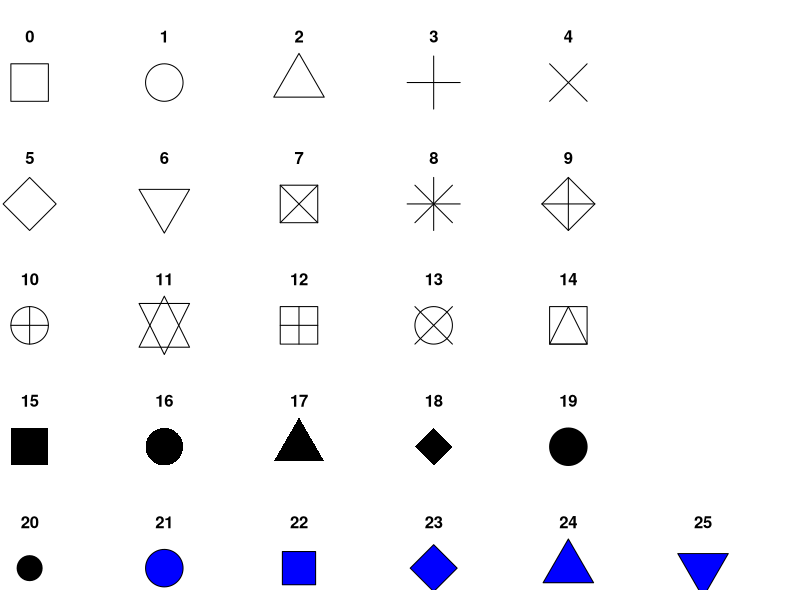
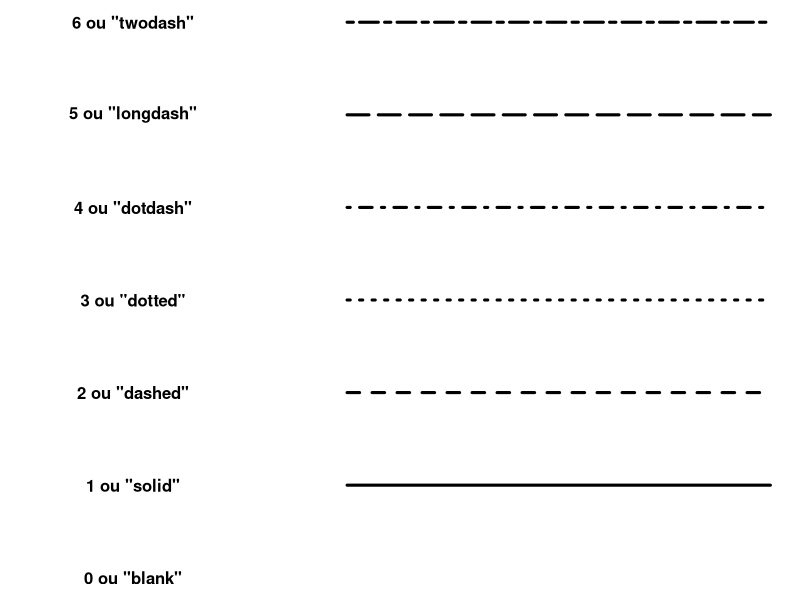

Write R code to recreate these figures, in order.
generateRPointShapes<-function(){
  oldPar<-par()
  par(font=2, mar=c(0.5,0,0,0))
  y=rev(c(rep(1,6),rep(2,5), rep(3,5), rep(4,5), rep(5,5)))
  x=c(rep(1:5,5),6)
  plot(x, y, pch = 0:25, cex=5, ylim=c(1,5.5), xlim=c(1,6.5), 
       axes=FALSE, xlab="", ylab="", bg="blue")
  text(x, y, labels=0:25, pos=3, offset=2)
  par(mar=oldPar$mar,font=oldPar$font )
}
generateRPointShapes()


png(filename = "c:/temp/figure8.2.png",
    height = 20, width = 20, units="cm", res=400)
generateRLineTypes<-function(){
  oldPar<-par()
  par(font=2, mar=c(0,0,0,0))
  plot(1, pch="", ylim=c(0,6), xlim=c(0,0.7),  axes=FALSE,xlab="", ylab="")
  for(i in 0:6) lines(c(0.3,0.7), c(i,i), lty=i, lwd=3)
  text(rep(0.1,6), 0:6, labels=c("0 ou \"blank\" ", "1 ou \"solid\" ", "2 ou \"dashed\" ", "3 ou \"dotted\" ",
                                 "4 ou \"dotdash\" ", "5 ou \"longdash\" ", "6 ou \"twodash\" "))
  par(mar=oldPar$mar,font=oldPar$font )
}
generateRLineTypes()
dev.off()